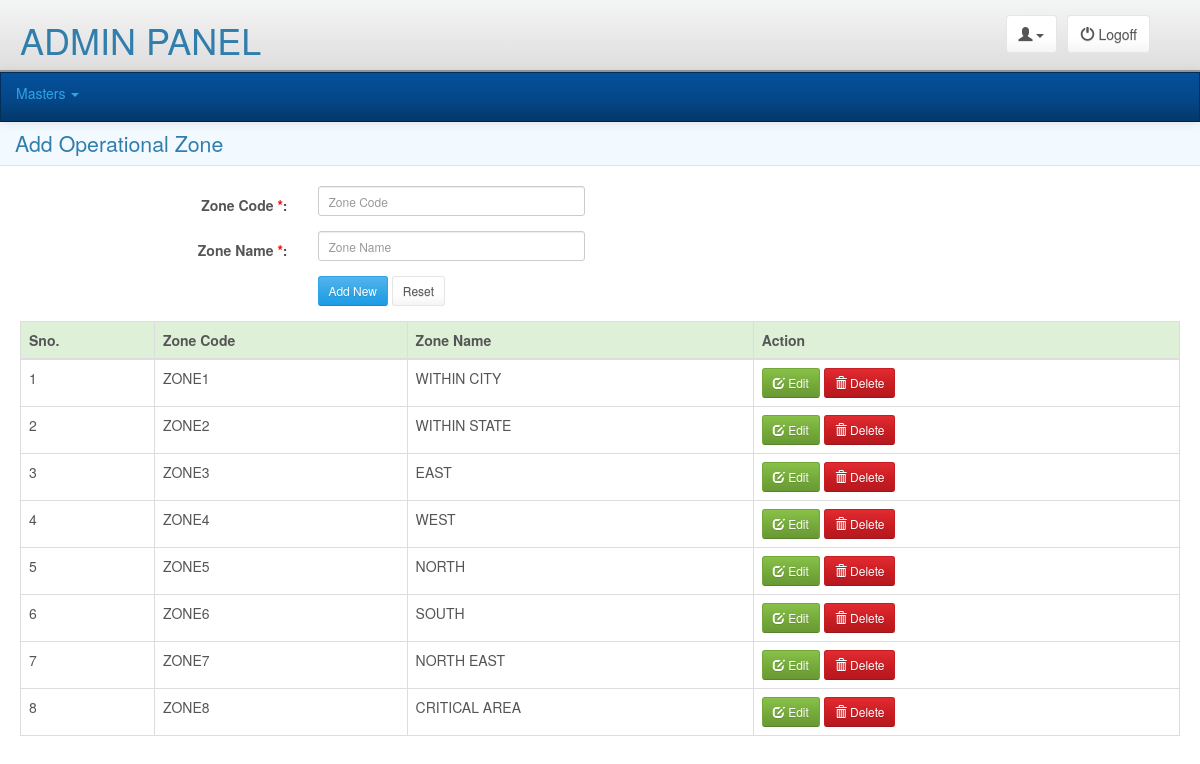
The page /adminpanel/masters/zone/index.php (signed in) on the database its author committed.
### tables this page shows
CREATE TABLE `tbl_zones` (
  `Zone_Id` tinyint(4) NOT NULL,
  `Zone_Code` varchar(30) NOT NULL,
  `Zone_Name` varchar(50) NOT NULL
);

### libraries/classes/DBConn.php (called while the page is built, shortened)
<?php
class DBConn extends Conn {
	 function ExecuteQuery($userQuery)
	{
		$result= mysql_query($userQuery);
                $num_fields = mysql_num_fields($result);
				$obj = array();
				$x=1;
				while($row=mysql_fetch_array($result)){
				  for($j=0;$j<$num_fields;$j++){
					 $name = mysql_field_name($result, $j);
					 $obj[$x][$name]=$row[$name];
					}
					$x++;
					}
     return $obj;
	}
}
?>

### adminpanel/masters/zone/index.php (the view, shortened to what this page needs)
<?php
require_once(PATH_LIBRARIES.'/classes/DBConn.php');
include(PATH_ADMIN_INCLUDE.'/header.php');
$db = new DBConn();
$res=$db->ExecuteQuery("SELECT * FROM tbl_zones");
?>
<div class="pageTitle">
	<h1>Add Operational Zone</h1>
</div>
<div class="main">
    <div class="clear formbgstyle">
    	<form class="form-horizontal" role="form" id="insertZone" method="post">
        	<div>
            	<div class="form-group">
                  <label class="control-label col-sm-3 mandatory" for="zone_code">Zone Code <span>*</span>:</label>
                  <div class="col-sm-3">
                    <input type="text" class="form-control input-sm" id="zone_code" name="zone_code" placeholder="Zone Code"  />
                  </div>
                </div>
                <div class="form-group">
                  <label class="control-label col-sm-3 mandatory" for="zone_name">Zone Name <span>*</span>:</label>
                  <div class="col-sm-3">
                    <input type="text" class="form-control input-sm" id="zone_name" name="zone_name" placeholder="Zone Name" />
                  </div>
                </div>
                <div class="form-group">
                  <div class="col-sm-3"></div>
                  <div class="col-sm-3">
                  	<input type="button" class="btn btn-primary btn-sm" id="submit" value="Add New">
                    <input type="reset" class="btn btn-default btn-sm" value="Reset" id="reset">
                  </div>
                </div>
            </div>
        </form>
        <table class="table table-hover table-bordered" id="addedProducts">
            <thead>
                <tr class="success">
                    <th>Sno.</th>
                    <th>Zone Code</th>
                    <th>Zone Name</th>
                    <th>Action</th>
                </tr>
            </thead>
            <tbody>
            <?php
            $i=1;
            foreach($res as $val){ ?>
                <tr>
                    <td><?php echo $i;?></td>
                    <td><?php echo $val['Zone_Code'];?></td>
                    <td><?php echo $val['Zone_Name'];?></td>
                    <td>
                        <button type="button" id="editbtn" class="btn btn-success btn-sm" onClick="window.location.href='edit_zone.php?id=<?php echo $val['Zone_Id'];?>'" >
                    <span class="glyphicon glyphicon-edit"></span> Edit
                        </button>
                        <button type="button" class="btn btn-danger btn-sm delete" id="<?php echo $val['Zone_Id']; ?>" name="delete">
                            <span class="glyphicon glyphicon-trash"></span> Delete
                        </button>
                    </td>
                </tr>
            <?php $i++;} ?>
            </tbody>
        </table>
    </div>
</div>

### css/adminpanel_style.css (style rules this page uses)
.pageTitle { border-bottom:solid 1px #e4e4e4; padding:10px 15px; margin:0 0 20px 0; background:#f2f9ff }
.pageTitle h1 { font-size:16pt; margin:0; }
.clear { clear:both; }
.mandatory span { color:red; }
.main { margin: 20px; }

### rows shown on the page
tbl_zones: Zone_Code "ZONE1", Zone_Name "WITHIN CITY"
tbl_zones: Zone_Code "ZONE2", Zone_Name "WITHIN STATE"
tbl_zones: Zone_Code "ZONE3", Zone_Name "EAST"
tbl_zones: Zone_Code "ZONE4", Zone_Name "WEST"
tbl_zones: Zone_Code "ZONE5", Zone_Name "NORTH"
tbl_zones: Zone_Code "ZONE6", Zone_Name "SOUTH"
tbl_zones: Zone_Code "ZONE7", Zone_Name "NORTH EAST"
tbl_zones: Zone_Code "ZONE8", Zone_Name "CRITICAL AREA"
